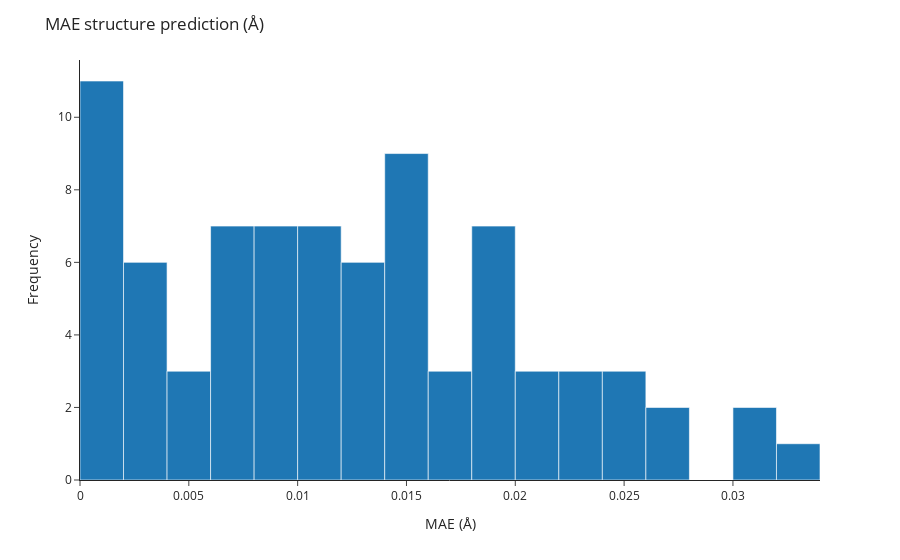

Notebook cell for this chart:
### Code cell
all_mae_norms = []

for idx, data in enumerate(train_loader):

    interpolated_ts_coords = data.pos_interpolated_transition_state.detach().numpy()
    real_ts_coords = data.pos_transition_state.detach().numpy()
    difference_ts_coords = interpolated_ts_coords - real_ts_coords
    norm_difference_ts_coords = np.linalg.norm(difference_ts_coords, axis=1)

    # Mean absolute error
    mae = np.mean(norm_difference_ts_coords)
    all_mae_norms.append(mae)

    # Plot the real and interpolated TS structures
    # with two different colors on the same plot
    fig = px.scatter_3d(
        x=np.concatenate((real_ts_coords[:, 0], interpolated_ts_coords[:, 0])),
        y=np.concatenate((real_ts_coords[:, 1], interpolated_ts_coords[:, 1])),
        z=np.concatenate((real_ts_coords[:, 2], interpolated_ts_coords[:, 2])),
        color=np.concatenate((np.zeros(len(real_ts_coords)), np.ones(len(interpolated_ts_coords)))),
    )

    # Set the title of the plot as the mean absolute error
    fig.update_layout(title=f"MAE of structure prediction: {mae:.3f} Å")
    fig.write_html(f"plots/hamiltonian_model/interpolated_ts_{idx}_mae_{mae:.3f}.html")

# Plot a histogram of the MAE
fig = px.histogram(x=all_mae_norms, nbins=20, template="simple_white")
fig.update_layout(title="MAE structure prediction (Å)")
fig.update_xaxes(title_text="MAE (Å)")
fig.update_yaxes(title_text="Frequency")
fig.write_html("plots/hamiltonian_model/interpolated_ts_mae_histogram.html")
fig.show()

### Figure 1 — Plotly figure (JSON) as saved in the notebook; plotly's stock layout.template omitted (floating-point values rounded to 4 significant figures)
{"data": [{"alignmentgroup": "True", "bingroup": "x", "hovertemplate": "x=%{x}<br>count=%{y}<extra></extra>", "legendgroup": "", "marker": {"color": "#1F77B4", "pattern": {"shape": ""}}, "name": "", "nbinsx": 20, "offsetgroup": "", "orientation": "v", "showlegend": false, "type": "histogram", "x": [0.001264, 0.01465, 0.00484, 0.02669, 0.001402, 0.01459, 0.02454, 0.01825, 0.001616, 0.0212, 0.01914, 0.01697, 0.02253, 0.01762, 0.0308, 0.001809, 0.01155, 0.01405, 0.007957, 0.01492, 0.02002, 0.004892, 0.004051, 0.009319, 0.007766, 0.0109, 0.007025, 0.01079, 0.01317, 0.0003232, 0.01196, 0.02688, 0.00301, 0.007954, 0.01844, 0.01034, 0.01157, 0.0002708, 0.01589, 0.03056, 0.008793, 0.0132, 0.01397, 0.03327, 0.01408, 0.008142, 0.008649, 0.01675, 0.02373, 0.01297, 0.01852, 3.435e-05, 0.01415, 0.00257, 0.001317, 0.00783, 0.01942, 0.01426, 0.007185, 0.02589, 0.001671, 0.01028, 0.01243, 0.00925, 0.01886, 0.0199, 0.02369, 0.003104, 0.002269, 0.009198, 0.01286, 0.007942, 0.01527, 0.003892, 0.001008, 0.001951, 0.003058, 0.02504, 0.009422, 0.02149], "xaxis": "x", "yaxis": "y"}], "layout": {"barmode": "relative", "legend": {"tracegroupgap": 0}, "margin": {"t": 60}, "title": {"text": "MAE structure prediction (Å)"}, "xaxis": {"anchor": "y", "domain": [0, 1], "title": {"text": "MAE (Å)"}}, "yaxis": {"anchor": "x", "domain": [0, 1], "title": {"text": "Frequency"}}}}
